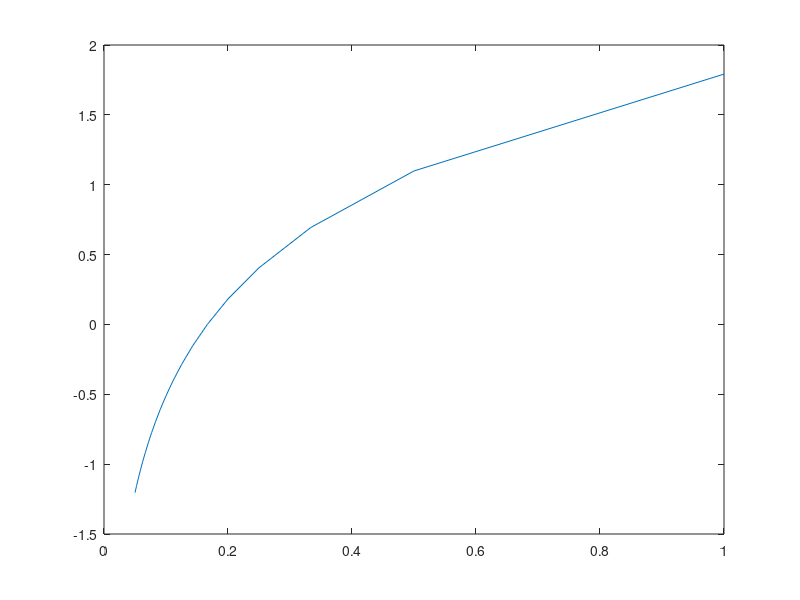

Reproduce this figure in MATLAB. (Note: this script raises an error after producing the figure.)
freqs = 1:20; oof = 1./freqs;

%% Same slope flatness (exponent), different starting points
linmod.pwr1 = 6.*oof; %6
linmod.pwr2 = 9.*oof; %9 
linmod.pwr3 = 12.*oof; %12
linmod.pwr4 = 15.*oof; %15
linmod.pwr5 = 18.*oof; %18

%Plotting just to check what these slopes look like
fnames = fieldnames(linmod);

for p = 1:numel(fieldnames(linmod))
   plot(linmod.(fnames{p}))
   hold on
end
hold off

% log(f) ~ log(pwr)
log_log = []; resid1 = [];
for m = 1:numel(fieldnames(linmod))
    fitind = polyfit(log(freqs),log(linmod.(fnames{m})),1);
    log_log(m,1) = fitind(1);
    log_log(m,2) = fitind(2);
    fitval = polyval(fitind,log(freqs));
    resid1(m, :) = linmod.(fnames{m}) - exp(fitval);
end
%slopes are the same (-1), intercepts are different, residuals are ~0

% 1/f ~ pwr
raw_raw = []; resid2 = [];
for m = 1:numel(fieldnames(linmod))
    fitind = polyfit(oof,linmod.(fnames{m}),1);
    raw_raw(m,1) = fitind(1);
    raw_raw(m,2) = fitind(2);
    fitval = polyval(fitind,oof);
    resid2(m, :) = linmod.(fnames{m}) - fitval;
end
%slopes are different (pwr at 1 Hz), intercepts are the same, residuals are ~0

% 1/f ~ log(pwr)
raw_log = []; resid3 = [];
for m = 1:numel(fieldnames(linmod))
    fitind = polyfit(oof,log(linmod.(fnames{m})),1);
    raw_log(m,1) = fitind(1);
    raw_log(m,2) = fitind(2);
    fitval = polyval(fitind,oof);
    resid3(m, :) = linmod.(fnames{m}) - fitval; %or maybe exp(fitval)?
end
plot(resid3')

%slopes are the same, intercepts are different, residuals are huge, this is
%because the relationship between 1/f and log(pwr) is not linear
plot(oof, log(linmod.pwr1))

%Voytek et al.
fprime = [freqs' ones(length(freqs),1)];

semi_log = []; resid4 = [];
for m = 1:numel(fieldnames(linmod))
    fitind = polyfit(fprime,log(linmod.(fnames{m})),1);
    semi_log(m,1) = fitind(1);
    semi_log(m,2) = fitind(2);
    fitval = polyval(fitind,oof);
    resid4(m, :) = linmod.(fnames{m}) - fitval; %or maybe exp(fitval)?
end
plot(resid4')

%% Different slope flatness, same starting point

%% Same slope flatness (exponent), different starting points
logmod.pwr1 = 6*oof.^1; %same as the first slope in linmod
logmod.pwr2 = 6*oof.^1.5;
logmod.pwr3 = 6*oof.^2;
logmod.pwr4 = 6*oof.^2.5;
logmod.pwr5 = 6*oof.^3;

%Plotting just to check what these slopes look like
fnames = fieldnames(logmod);

for p = 1:numel(fieldnames(logmod))
   plot(logmod.(fnames{p}))
   hold on
end
hold off

% log(f) ~ log(pwr)
log_log = []; resid1 = []; 
for m = 1:numel(fieldnames(logmod))
    fitind = polyfit(log(freqs),log(logmod.(fnames{m})),1);
    log_log(m,1) = fitind(1);
    log_log(m,2) = fitind(2);
    fitval = polyval(fitind,log(freqs));
    resid1(m, :) = logmod.(fnames{m}) - exp(fitval);
end
%slopes are different, intercepts are the same, residuals are ~0

% 1/f ~ pwr
raw_raw = []; resid2 = []; preds = []; exps = [1, 1.5, 2., 2.5, 3];
for m = 1:numel(fieldnames(logmod))
    fitind = polyfit(oof.^exps(m),logmod.(fnames{m}),1);
    raw_raw(m,1) = fitind(1);
    raw_raw(m,2) = fitind(2);
    fitval = polyval(fitind,oof.^exps(m));
    resid2(m, :) = logmod.(fnames{m}) - fitval;
    preds(m, :) = fitval;
end
%slopes are different, intercepts are different too, residuals can get
%quite big
plot(resid2')

plot(oof,logmod.pwr1) %this is linear
hold on
plot(oof, logmod.pwr2) %not linear anymore

% 1/f ~ log(pwr)
raw_log = []; resid3 = [];
for m = 1:numel(fieldnames(logmod))
    fitind = polyfit(oof,log(logmod.(fnames{m})),1);
    raw_log(m,1) = fitind(1);
    raw_log(m,2) = fitind(2);
    fitval = polyval(fitind,oof);
    resid3(m, :) = logmod.(fnames{m}) - fitval; %or maybe exp(fitval)?
end
plot(resid3')

%slopes are different, intercepts are different, residuals are huge, this is
%because the relationship between 1/f and log(pwr) is not linear
plot(oof, log(logmod.pwr1))

%% Different slope flatness (exponent), different starting points
cmod.pwr1 = 6*oof.^1; %same as the first slope in linmod
cmod.pwr2 = 9*oof.^1.5;
cmod.pwr3 = 12*oof.^2;
cmod.pwr4 = 15*oof.^2.5;
cmod.pwr5 = 18*oof.^3;

%Plotting just to check what these slopes look like
fnames = fieldnames(cmod);

for p = 1:numel(fieldnames(cmod))
   plot(cmod.(fnames{p}))
   hold on
end
hold off

% log(f) ~ log(pwr)
log_log = []; resid1 = [];
for m = 1:numel(fieldnames(cmod))
    fitind = polyfit(log(freqs),log(cmod.(fnames{m})),1);
    log_log(m,1) = fitind(1);
    log_log(m,2) = fitind(2);
    fitval = polyval(fitind,log(freqs));
    resid1(m, :) = cmod.(fnames{m}) - exp(fitval);
end
%slopes and intercepts are different, residuals are ~0
%use exp(intercepts) to get the "intercept" values (which is the slope in a
%1/f ~ pwr model

% 1/f ~ pwr
raw_raw = []; resid2 = [];
for m = 1:numel(fieldnames(cmod))
    fitind = polyfit(oof,cmod.(fnames{m}),1);
    raw_raw(m,1) = fitind(1);
    raw_raw(m,2) = fitind(2);
    fitval = polyval(fitind,oof);
    resid2(m, :) = cmod.(fnames{m}) - fitval;
end
%slopes are different (not exactly the specified slope values though),
%intercepts are different too; residuals can get quite big
plot(resid2')

plot(oof,cmod.pwr1) %this is linear
hold on
plot(oof, cmod.pwr2) %not linear anymore

% 1/f ~ log(pwr)
raw_log = []; resid3 = [];
for m = 1:numel(fieldnames(cmod))
    fitind = polyfit(oof,log(cmod.(fnames{m})),1);
    raw_log(m,1) = fitind(1);
    raw_log(m,2) = fitind(2);
    fitval = polyval(fitind,oof);
    resid3(m, :) = cmod.(fnames{m}) - fitval; %or maybe exp(fitval)?
end
plot(resid3')

%slopes are different, intercepts are different, residuals are huge, this is
%because the relationship between 1/f and log(pwr) is not linear
plot(oof, log(cmod.pwr1))